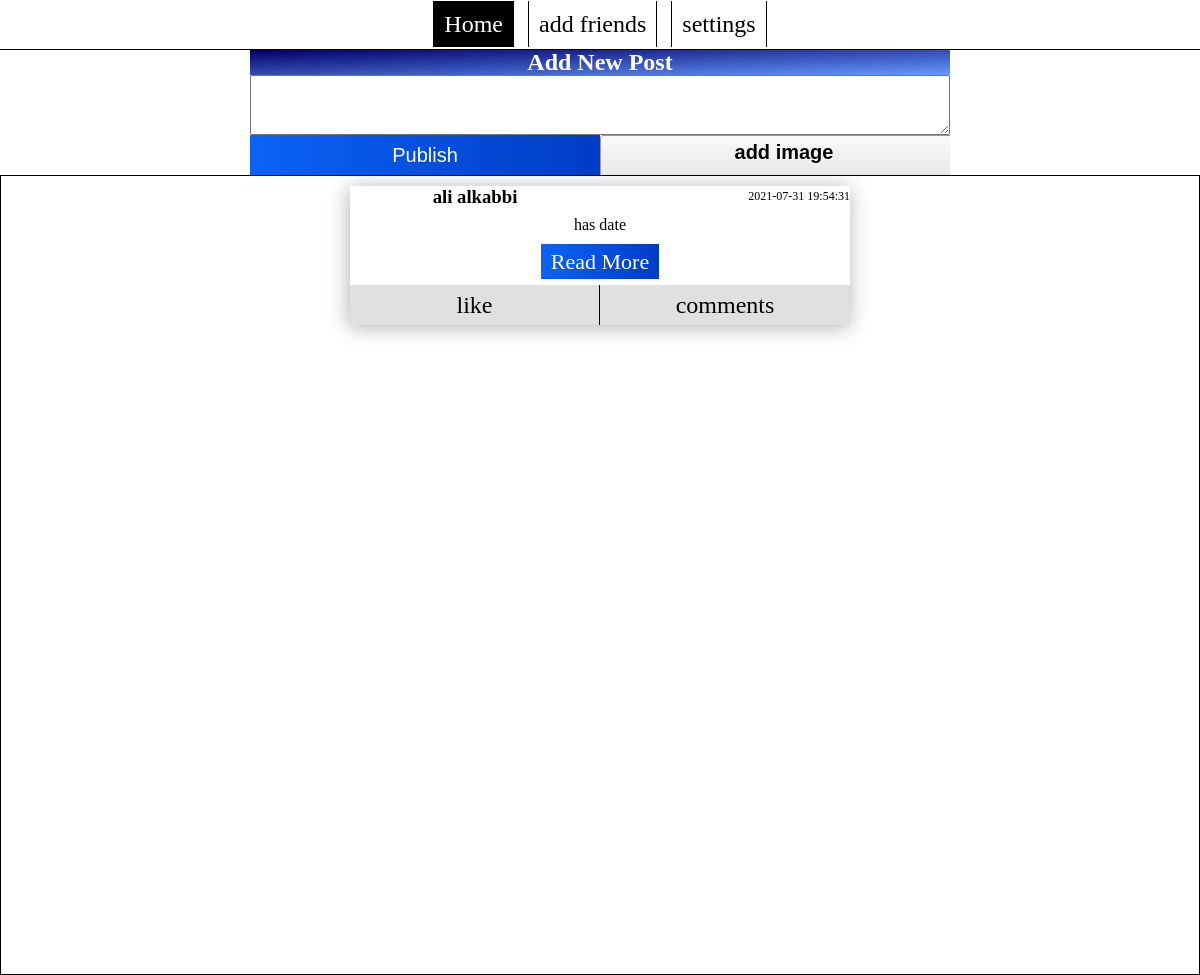
Before: / (signed in) with the older database file.
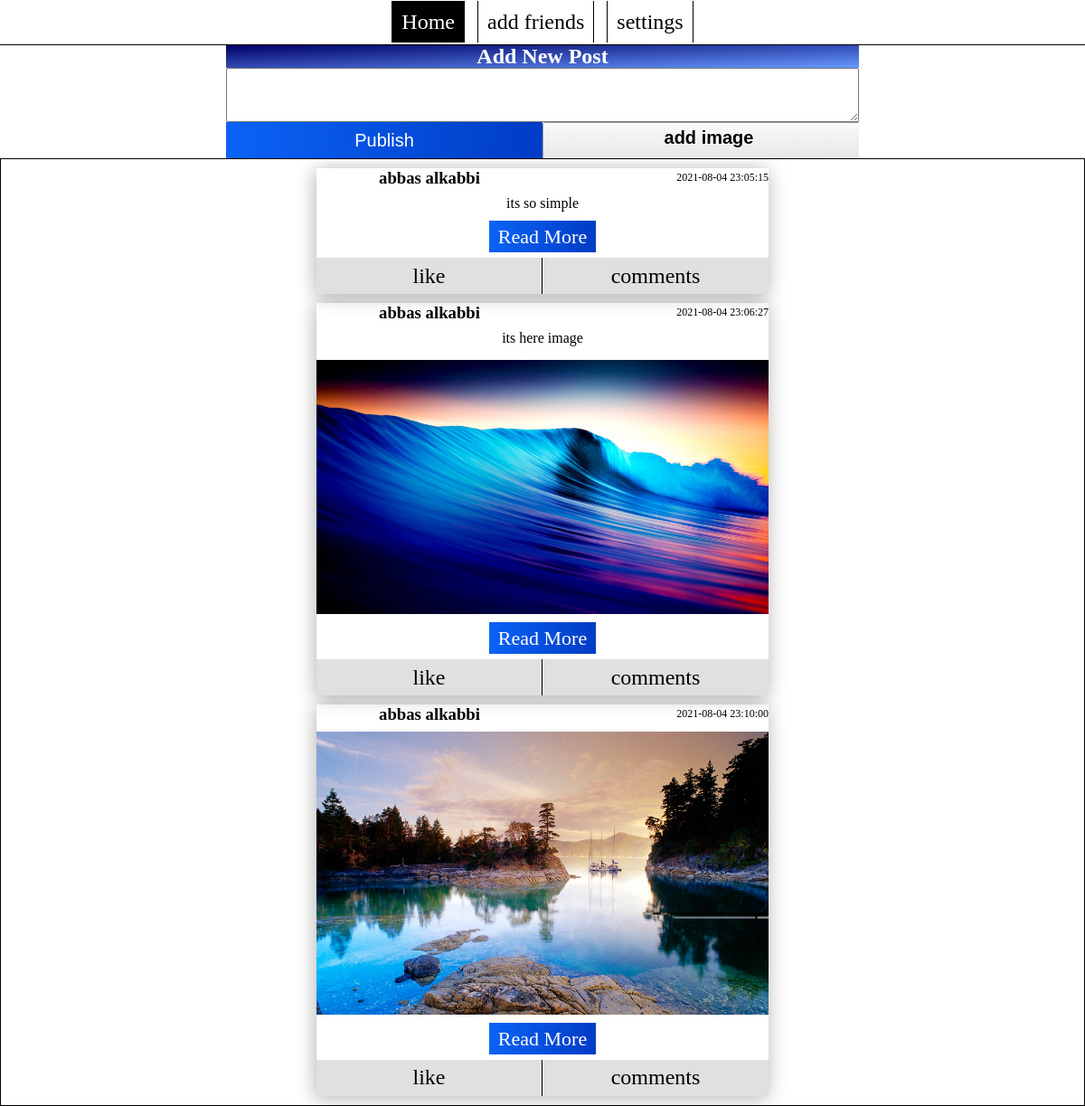
After: the same page with the newer database file.
### tables this page shows
CREATE TABLE `users` (
  `id` int(11) NOT NULL,
  `firstName` varchar(250) NOT NULL,
  `lastName` varchar(250) NOT NULL,
  `email` varchar(250) NOT NULL,
  `password` varchar(250) NOT NULL
);

CREATE TABLE `posts` (
  `id_post` int(11) NOT NULL,
  `id_author` int(11) NOT NULL,
  `context` text,
  `date_post` datetime NOT NULL DEFAULT CURRENT_TIMESTAMP,
  `url_img` varchar(500) DEFAULT NULL
);

### index.php (the view, shortened to what this page needs)
<?php
include_once 'php/inc/config.php';
?>
<?php
$title="Home";
 include_once 'components/header.php'
?>
<?php
include_once 'components/add-post.php'
?>
<div class="container-post">
    <?php
    $posts= mysqli_query($conn,'SELECT * FROM posts');
    $posts_data= mysqli_fetch_all($posts,MYSQLI_ASSOC);
    if(!empty($posts_data)){
        foreach ($posts_data as $post){?>
    <div class="post">
        <div class="post-header">
            <h3 class=author-name><?php
  $get_author= mysqli_query($conn,"SELECT * FROM users WHERE id ={$post['id_author']}");
       if(mysqli_num_rows($get_author) > 0){
while($author = mysqli_fetch_object($get_author)){
   echo $author -> firstName.' '.$author -> lastName;
}
}
?> </h3>
            <span class=date-post>
                <?php echo htmlspecialchars($post['date_post'])?>
            </span>
        </div>
        <section class=content-post>
            <?php
            if($post['context'] != null){?>
            <p> <?php echo htmlspecialchars($post['context'])?>
            </p>
            <?php
            }
            ?>
            <?php
            if($post['url_img'] != null){
            ?>
            <div class="image-post">
            <img src="php/image-post/<?php echo $post['url_img']?>" alt="">
            </div>
            <?php
            }
            ?>
            <a href="" class="readmore">Read More</a>
        </section>
        <div class="footer-post">
            <span class=like>like</span>
            <span class=comments>comments</span>
        </div>
    </div>
    <?php
}
}
?>
</div>
<?php
include_once 'components/footer.php'
?>

### components/header.php (shortened to what this page needs)
<!DOCTYPE html>
<html lang="en">
<head>
    <link rel="stylesheet" href="./css/core.css" />
    <link rel="stylesheet" href="./css/components/header.css" />
    <link rel="stylesheet" href="./css/components/add-post.css" />
    <link rel="stylesheet" href="./css/home.css" />
</head>
<body>
    <div class="header">
        <nav>
            <ul>
                <a href="./index" class="<?php if($title == 'Home'){echo'a-active';}?>">Home</a>
                <a href="">add friends</a>
                <a href="">settings</a>
            </ul>
        </nav>
    </div>

### components/add-post.php
<form class="add-post" enctype=multipart/form-data>
    <div class="add-post-header">
        <h2>Add New Post</h2>
    </div>
    <textarea class="post-context" role="textbox" contenteditable name="context"></textarea>
    <div class="buttons">
        <button id=submit>Publish</button>
        <input type="file" class="input-image" name=image />
    </div>
</form>

### components/footer.php (shortened to what this page needs)
</body>
</html>

### css/core.css (style rules this page uses)
* { padding: 0; margin: 0; box-sizing: border-box; text-decoration: none; }

### css/components/header.css (style rules this page uses)
.header { width: 100%; height: 50px; }
.header nav { border-bottom: 1px #000 solid; width: 100%; height: 100%; display: -webkit-box; display: -ms-flexbox; display: flex; -webkit-box-align: center; -ms-flex-align: center; align-items: center; -webkit-box-pack: center; -ms-flex-pack: center; justify-content: center; }
.header nav ul a { border-left: 1px #000 solid; border-right: 1px #000 solid; padding: 10px 10px; margin: 0px 5px 0 5px; font-size: 24px; color: #000; }
.header nav ul .a-active { background: #000; color: #fff; }

### css/components/add-post.css (style rules this page uses)
.add-post { width: 100%; min-height: 125px; }
.add-post .add-post-header { width: 100%; height: 25px; display: -webkit-box; display: -ms-flexbox; display: flex; -webkit-box-align: center; -ms-flex-align: center; align-items: center; -webkit-box-pack: center; -ms-flex-pack: center; justify-content: center; background: -webkit-gradient(linear, left top, right bottom, from(#000066), to(#6699ff)); background: linear-gradient(to right bottom, #000066, #6699ff); }
.add-post .add-post-header h2 { color: #fff; }
.add-post .post-context { display: block; width: 100%; overflow: hidden; resize: both; min-height: 60px; line-height: 20px; }
.add-post .buttons { width: 100%; height: 40px; display: -webkit-box; display: -ms-flexbox; display: flex; -webkit-box-orient: horizontal; -webkit-box-direction: normal; -ms-flex-direction: row; flex-direction: row; -webkit-box-align: center; -ms-flex-align: center; align-items: center; -webkit-box-pack: center; -ms-flex-pack: center; justify-content: center; }
.add-post .buttons button { border: none; background: -webkit-gradient(linear, left top, right top, from(#0b63f6), to(#003cc5)); background: linear-gradient(to right, #0b63f6, #003cc5); color: #fff; font-size: 20px; outline: none; width: 50%; height: 100%; }
.add-post .buttons .input-image { width: 50%; height: 100%; }
.add-post .buttons .input-image::before { width: 100%; height: 100%; text-align: center; content: "add image"; color: black; display: inline-block; background: -webkit-gradient(linear, left top, left bottom, from(#f9f9f9), to(#e3e3e3)); background: linear-gradient(top, #f9f9f9, #e3e3e3); border: 1px solid #999; border-radius: 3px; padding: 5px 8px; outline: none; white-space: nowrap; -webkit-user-select: none; -moz-user-select: none; -ms-user-select: none; user-select: none; cursor: pointer; text-shadow: 1px 1px #fff; font-weight: 700; font-size: 20px; }
@media screen and (min-width: 700px) { .add-post { width: 700px; min-height: 125px; margin: auto; } }

Changed rows visible on the page:
removed posts: date_post "2021-07-31 19:54:31", context "has date"
added posts: date_post "2021-08-04 23:05:15", context "its so simple"
changed posts: loses users (firstName "ali", lastName "alkabbi")
now on this page (row unchanged): users: firstName "abbas", lastName "alkabbi"
added posts: date_post "2021-08-04 23:06:27", context "its here image", url_img (picture)
added posts: date_post "2021-08-04 23:10:00", url_img (picture)
